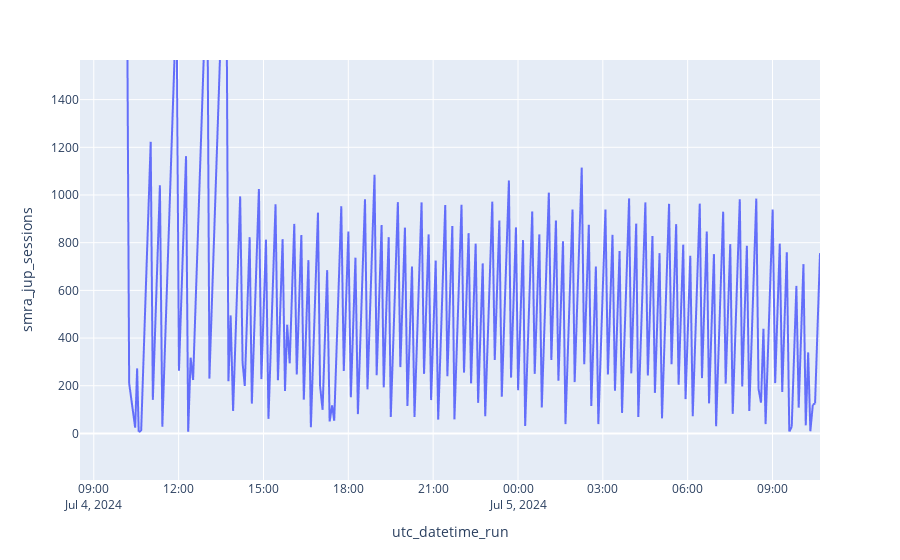

Notebook source saved alongside this figure:
### Code cell
px.line(df, x='utc_datetime_run', y='smra_sess')

### Figure 1 — Plotly figure (JSON) as saved in the notebook; plotly's stock layout.template omitted (floating-point values rounded to 4 significant figures; data arrays with more than 128 entries replaced by an {"elided": "..."} marker saying what was removed)
{"data": [{"hovertemplate": "utc_datetime_run=%{x}<br>smra_jup_sessions=%{y}<extra></extra>", "legendgroup": "", "line": {"color": "#636efa", "dash": "solid"}, "marker": {"symbol": "circle"}, "mode": "lines", "name": "", "showlegend": false, "type": "scattergl", "x": {"elided": "1001 str values"}, "xaxis": "x", "y": {"elided": "1001 int values"}, "yaxis": "y"}], "layout": {"autosize": true, "legend": {"tracegroupgap": 0}, "margin": {"t": 60}, "xaxis": {"anchor": "y", "autorange": false, "domain": [0, 1], "range": ["2024-07-04 08:30:46.0002", "2024-07-05 10:40:43"], "title": {"text": "utc_datetime_run"}, "type": "date"}, "yaxis": {"anchor": "x", "autorange": false, "domain": [0, 1], "range": [-195.3, 1566.0], "title": {"text": "smra_jup_sessions"}, "type": "linear"}}}
